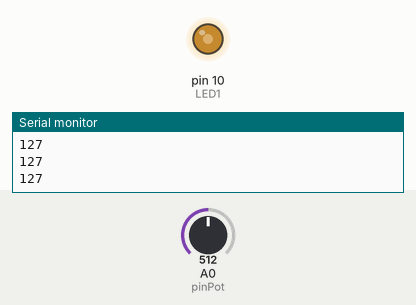
Recording of a sketch running on a simulated Arduino Uno, built with avr-gcc and run on an emulated ATmega328P. On the bench: output pins drawn as LEDs (lit = HIGH), the last lines printed to the serial monitor. Inputs (shaded band) come from the test bench; at power-on: A0 (pinPot) = 512.

Above: at 1.2 s.
1.3 s: A0 (pinPot) set to 716
At 2.5 s:
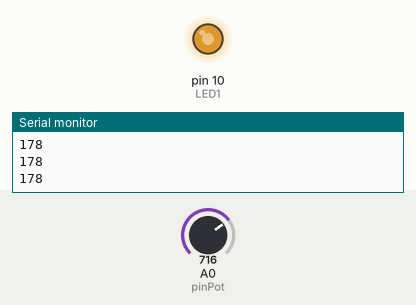
2.8 s: A0 (pinPot) set to 900
At 3.7 s:
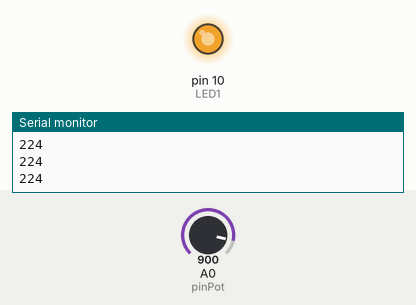
4.3 s: A0 (pinPot) set to 122
At 4.8 s:
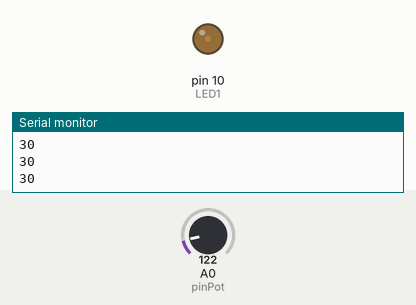
5.8 s: A0 (pinPot) set to 0
At 7.0 s:
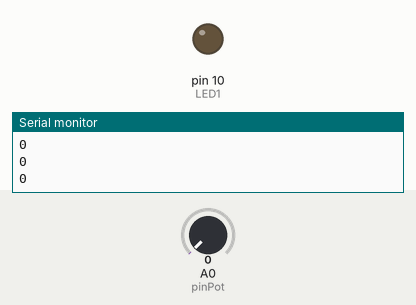
7.3 s: A0 (pinPot) set to 511
At 8.2 s:
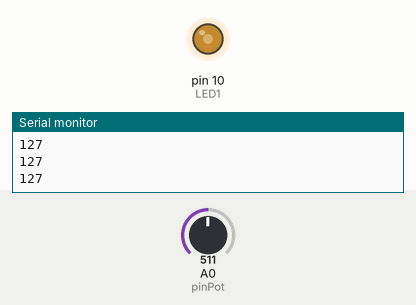
Timing chart, 0 to 9.8 s (numbered marks = the images above; inputs shaded):
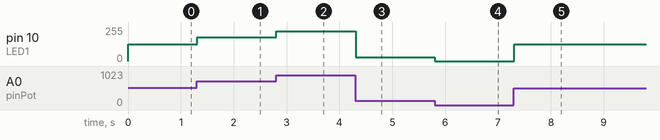

Measured:
- after the input at 1.3 s, pin 10 (LED1): 127/255 → 178/255 at once
- after the input at 2.8 s, pin 10 (LED1): 178/255 → 224/255 at once
- after the input at 4.3 s, pin 10 (LED1): 224/255 → 30/255 at once
- after the input at 5.8 s, pin 10 (LED1): 30/255 → 0/255 at once
- after the input at 7.3 s, pin 10 (LED1): 0/255 → 127/255 at once

The sketch:

led_pinpot_brightness_pwm.ino
```cpp
const int LED1 = 10; //only pins with ~ support built-in PWM
const int pinPot = A0;
int sensorValue = 0;
int ledPause;

void setup() {
  pinMode (LED1, OUTPUT);
  pinMode(pinPot, INPUT);
  Serial.begin(9600);

}

void loop() {
  sensorValue = analogRead(pinPot);
  ledPause = map(sensorValue, 0, 1023, 0, 255); //note 255 max value required for analogWrite
  Serial.println(ledPause);

  //the built-in analogWrite function:
  analogWrite(LED1, ledPause);

}
```
